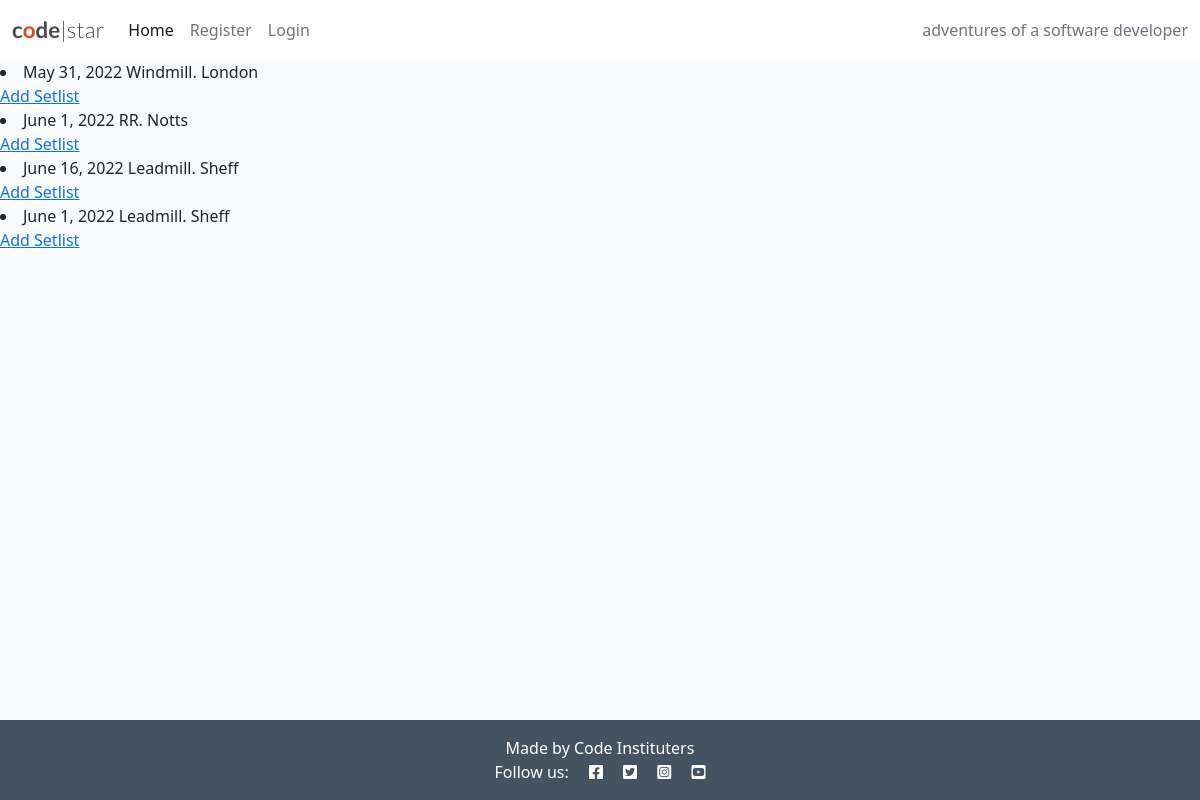
The page / on the database its author committed.
### home/models.py (models this page shows, shortened)
class Gig(models.Model):
    date = models.DateField(auto_now_add=False, auto_now=False, blank=True, null=True)
    venue = models.ForeignKey('setlist.Venue', on_delete=models.CASCADE, null=True)

### setlist/models.py (models this page shows)
class Venue(models.Model):
    name = models.CharField(max_length=200)
    city = models.CharField(max_length=200)
    def __str__(self):
        return self.name

### home/views.py (the view)
# urls.py: path('', views.gigs, name='index'),
def gigs(request):
    gigs = Gig.objects.all()
    context = {
        'gigs': gigs,
    }
    return render(request, 'index.html', context)

### home/templates/index.html
{% extends 'base.html' %}
{% block content %}
{% for gig in gigs %}
    {% if gig.setlist.status %}
        <ul>
            <a href="/setlist/setlist-detail/{{ gig.setlist.id }}"><li>{{ gig.date }} {{ gig.venue }} {{ gig.venue.city }}</li></a>
        </ul>
    {% else %}
        <li>{{ gig.date }} {{ gig.venue }}. {{ gig.venue.city }}</li>
        <a href="/setlist/add/{{ gig.id }}">Add Setlist</a>
    {% endif %}
{% endfor %}
{% endblock %}

### static/css/style.css (style rules this page uses)
body { background-color: #F9FAFC; }
.main-bg { background-color: #F9FAFC; }

### rows shown on the page
Gig: date "May 31, 2022", venue "Windmill", venue.city "London"
Gig: date "June 1, 2022", venue "RR", venue.city "Notts"
Gig: date "June 16, 2022", venue "Leadmill", venue.city "Sheff"
Gig: date "June 1, 2022", venue "Leadmill", venue.city "Sheff"
